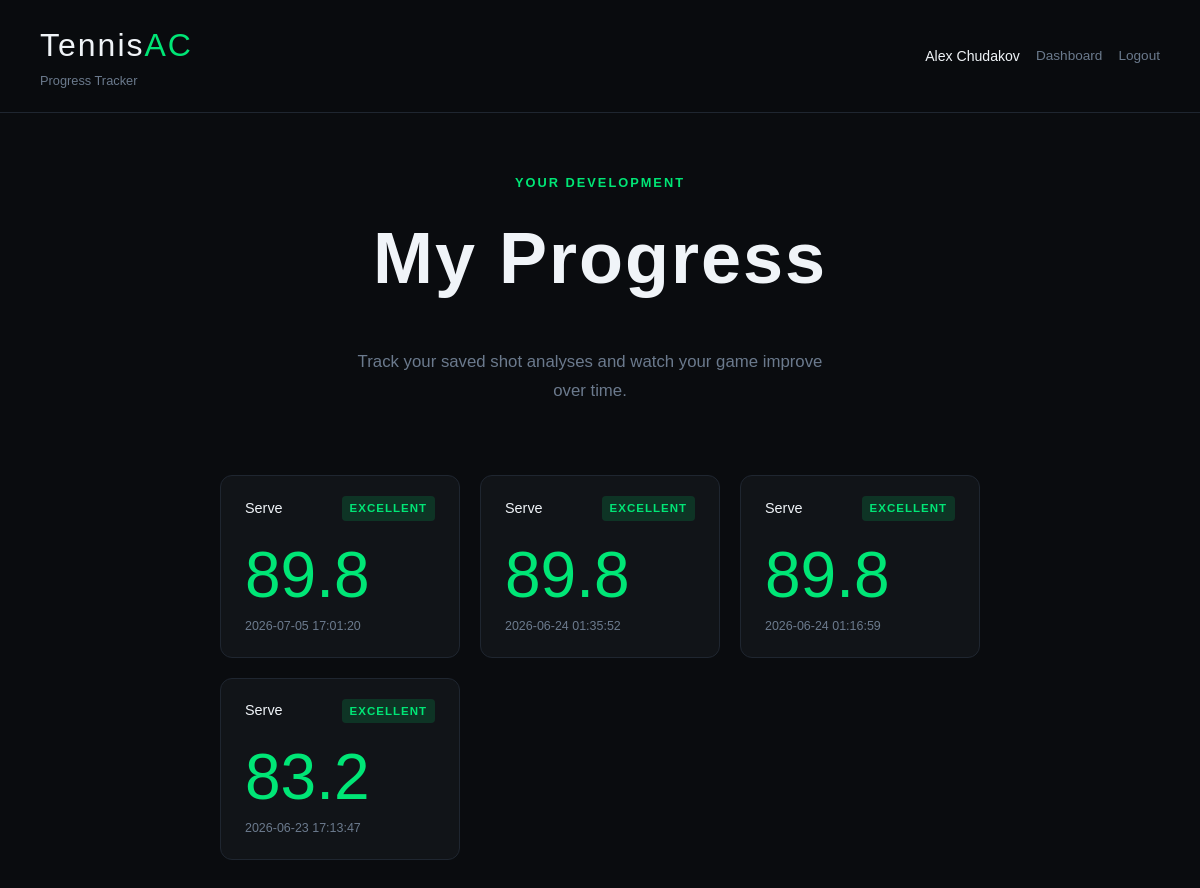
The page /progress (signed in) on the database as committed earlier.
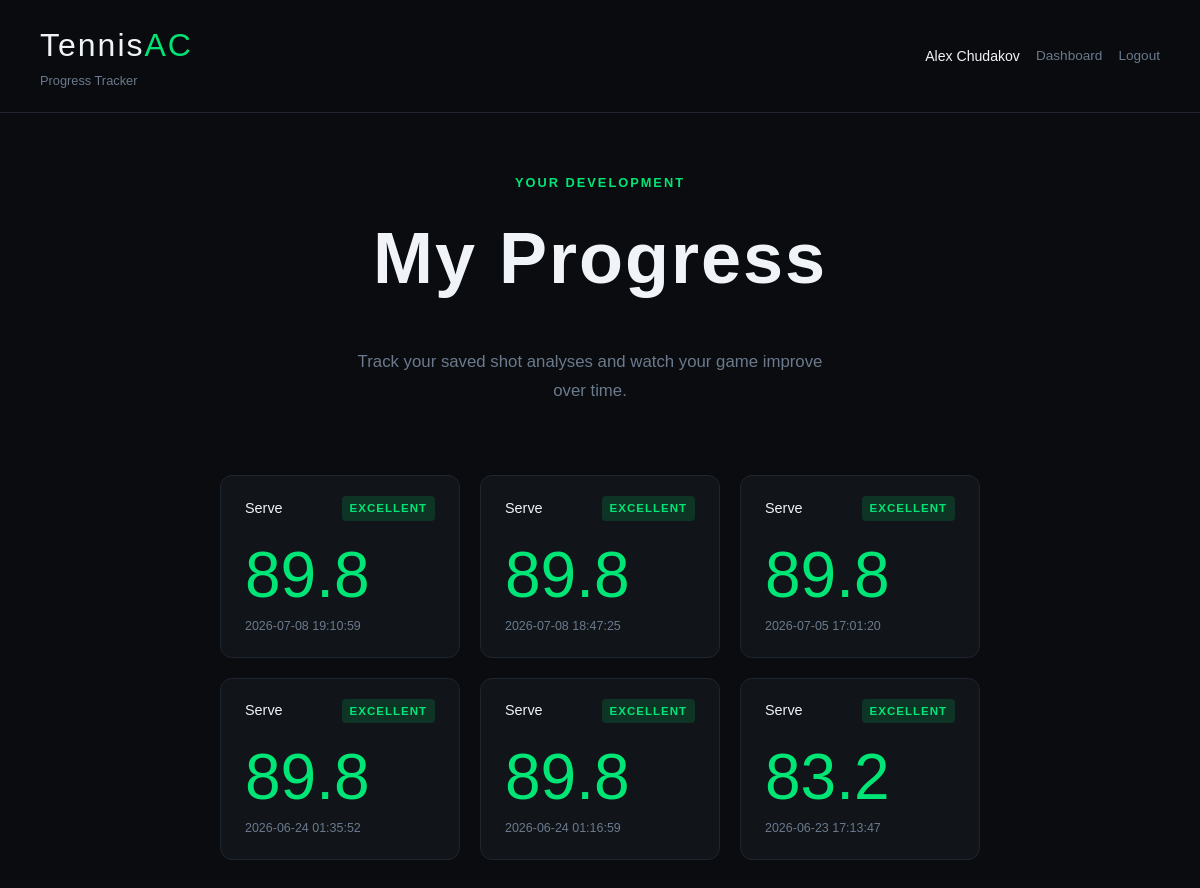
The same page on the database as committed later.
### tables this page shows
CREATE TABLE users (
            id INTEGER PRIMARY KEY AUTOINCREMENT,
            email TEXT UNIQUE NOT NULL,
            password TEXT NOT NULL,
            name TEXT NOT NULL,
            play_like TEXT,
            utr TEXT,
            player_type TEXT,
            tactical_pref TEXT,
            racquet TEXT,
            dominant_hand TEXT,
            backhand_style TEXT,
            best_shot TEXT,
            point_length TEXT,
            shot_order TEXT,
            created_at TIMESTAMP DEFAULT CURRENT_TIMESTAMP
        );

CREATE TABLE analysis_history (
            id INTEGER PRIMARY KEY AUTOINCREMENT,
            user_id INTEGER NOT NULL,
            shot_type TEXT NOT NULL,
            overall_score REAL,
            overall_label TEXT,
            created_at TIMESTAMP DEFAULT CURRENT_TIMESTAMP,
            FOREIGN KEY (user_id) REFERENCES users(id)
        );

### app.py (the view)
@app.route('/progress')
def progress():
    user = get_current_user()
    if not user:
        return redirect(url_for('login'))
    db = get_db()
    history = db.execute(
        '''
        SELECT *
        FROM analysis_history
        WHERE user_id = ?
        ORDER BY created_at DESC
        ''',
        (user['id'],)
    ).fetchall()
    db.close()
    return render_template('progress.html', user=user, history=history)

### app.py (called while the page is built)
def get_db():
    db = sqlite3.connect('tennisac.db')
    db.row_factory = sqlite3.Row
    return db

def get_current_user():
    if 'user_id' not in session:
        return None
    db = get_db()
    user = db.execute('SELECT * FROM users WHERE id = ?', (session['user_id'],)).fetchone()
    db.close()
    return user

### templates/progress.html (shortened to what this page needs)
<!DOCTYPE html>
<html>
<head>
    <link rel="stylesheet" href="{{ url_for('static', filename='css/style.css') }}">
</head>
<body>
<nav class="nav">
    <div>
        <a href="/" class="nav-logo">Tennis<span>AC</span></a>
        <div class="nav-sub">Progress Tracker</div>
    </div>
    <div class="nav-right">
        <span class="nav-user">{{ user['name'] }}</span>
        <a class="nav-link" href="{{ url_for('index') }}">Dashboard</a>
        <a class="nav-link" href="{{ url_for('logout') }}">Logout</a>
    </div>
</nav>
<section class="results-hero">
    <div class="results-header">
        <div class="results-sub">Your Development</div>
        <h1 class="results-title">My Progress</h1>
        <p class="hero-desc">Track your saved shot analyses and watch your game improve over time.</p>
    </div>
</section>
<section class="metrics-section">
    {% if history %}
        <div class="progress-grid">
            {% for item in history %}
                <div class="metric-card progress-card">
                    <div class="metric-header">
                        <span class="metric-name">{{ item['shot_type']|title }}</span>
                        <span class="metric-label label-excellent">{{ item['overall_label'] }}</span>
                    </div>
                    <div class="progress-score">{{ item['overall_score'] }}</div>
                    <div class="metric-score">{{ item['created_at'] }}</div>
                </div>
            {% endfor %}
        </div>
    {% else %}
        <div class="card">
            <h2 class="card-title">No analyses yet</h2>
            <p class="hero-desc">Analyze your first shot to start tracking progress.</p>
        </div>
    {% endif %}
</section>
</body>
</html>

### static/css/style.css (style rules this page uses)
:root { --bg: #0a0c0f; --bg2: #111418; --bg3: #1a1e24; --border: #1f2630; --green: #00e676; --yellow: #ffd600; --red: #ff5252; --white: #f0f4f8; --muted: #6b7a8d; --font-head: 'Bebas Neue', sans-serif; --font-body: 'DM Sans', sans-serif; --radius: 12px; --radius-lg: 20px; }
*, *::before, *::after { box-sizing: border-box; margin: 0; padding: 0; }
html { scroll-behavior: smooth; }
body { background: var(--bg); color: var(--white); font-family: var(--font-body); line-height: 1.6; min-height: 100vh; }
.nav { display: flex; align-items: center; justify-content: space-between; padding: 20px 40px; border-bottom: 1px solid var(--border); position: sticky; top: 0; background: rgba(10,12,15,0.92); backdrop-filter: blur(12px); z-index: 100; }
.nav-logo { font-family: var(--font-head); font-size: 2rem; letter-spacing: 2px; color: var(--white); text-decoration: none; }
.nav-logo span { color: var(--green); }
.nav-sub { font-size: 0.8rem; color: var(--muted); }
.hero-desc { font-size: 1.05rem; color: var(--muted); max-width: 480px; line-height: 1.7; }
.results-hero { padding: 60px 20px 40px; text-align: center; }
.results-header { max-width: 500px; margin: 0 auto; }
.results-sub { font-size: 0.8rem; letter-spacing: 2px; text-transform: uppercase; color: var(--green); margin-bottom: 8px; font-weight: 600; }
.results-title { font-family: var(--font-head); font-size: clamp(2.5rem, 6vw, 5rem); letter-spacing: 2px; margin-bottom: 32px; }
.metrics-section, .tips-section { max-width: 800px; margin: 0 auto; padding: 0 20px 48px; }
.metric-card { background: var(--bg2); border: 1px solid var(--border); border-radius: var(--radius); padding: 20px 24px; }
.metric-header { display: flex; justify-content: space-between; align-items: center; margin-bottom: 12px; }
.metric-name { font-size: 0.9rem; font-weight: 500; }
.metric-label { font-size: 0.72rem; font-weight: 700; letter-spacing: 1px; text-transform: uppercase; padding: 3px 8px; border-radius: 4px; }
.label-excellent { background: rgba(0,230,118,0.15); color: var(--green); }
.metric-score { font-size: 0.78rem; color: var(--muted); }
.nav-right { display: flex; align-items: center; gap: 16px; }
.nav-user { font-size: 0.88rem; color: var(--white); }
.nav-link { font-size: 0.85rem; color: var(--muted); text-decoration: none; transition: color 0.2s; }
.progress-grid { display: grid; grid-template-columns: repeat(auto-fit, minmax(220px, 1fr)); gap: 20px; margin-top: 30px; }
.progress-card { min-height: 180px; }
.progress-score { font-family: var(--font-head); font-size: 4rem; color: var(--green); line-height: 1; margin: 22px 0 10px; }

Rows that differ between the two databases and show on the page:
added analysis_history: shot_type "Serve", overall_label "EXCELLENT", overall_score "89.8", created_at "2026-07-08 19:10:59"
added analysis_history: shot_type "Serve", overall_label "EXCELLENT", overall_score "89.8", created_at "2026-07-08 18:47:25"
